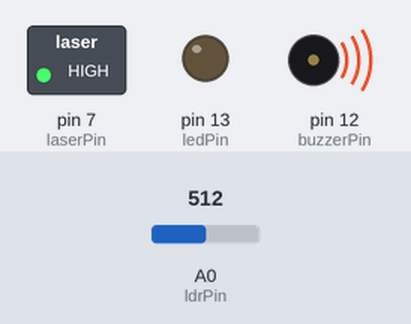
A sketch run on a simulated Arduino Uno, built with avr-gcc and run on an emulated ATmega328P. On the bench: switched loads named in the sketch (green lamp = pin HIGH), output pins drawn as LEDs (lit = HIGH), buzzer (waves = sounding). The inputs (shaded band) are chosen by the test bench; at power-on: A0 (ldrPin) = 512. The modem accepts every AT command (registered, SIM ready, sends succeed) and sends nothing else; pins used as bus, display or sensor lines are not drawn.

Above: at 10.25 s.
10.3 s: A0 (ldrPin) set to 486
At 15.6 s:
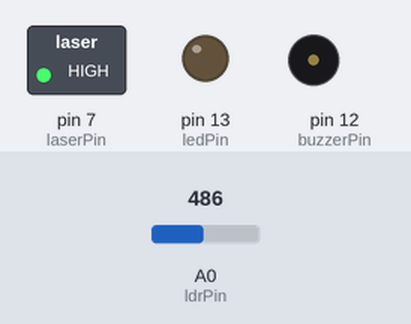
19.7 s: A0 (ldrPin) set to 510
At 19.89 s:
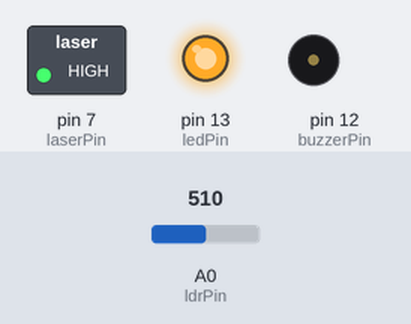
30.6 s: A0 (ldrPin) set to 490
At 30.77 s:
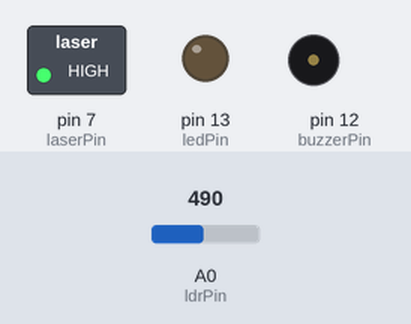
40.0 s: A0 (ldrPin) set to 511
At 49.53 s:
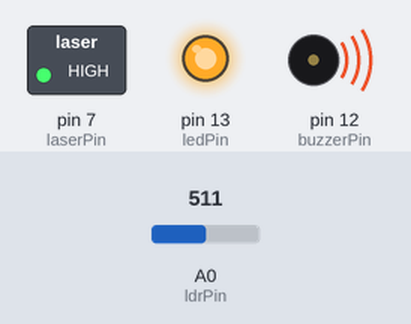
Timing chart, 0 to 50.4 s (numbered marks = the images above; inputs shaded):
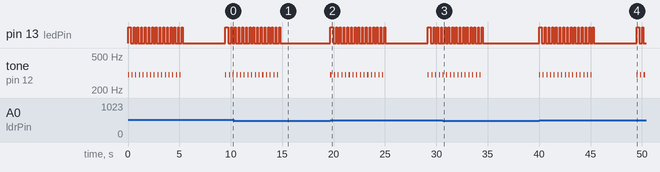

Measured:
- the behaviour switches between 500 and 499 on A0 (ldrPin) (found by bisection; images 0 and 1)
- after the input at 10.3 s, pin 13 (ledPin): goes on until 14.8 s, then stays LOW; tone on pin 12 (buzzerPin): goes on until 14.6 s, then stays silent
- after the input at 19.7 s, pin 13 (ledPin): goes HIGH 0.28 s, 14 × (LOW 0.28 s, HIGH 0.08 s), LOW 4.2 s, HIGH 0.28 s, 3 × (LOW 0.28 s, HIGH 0.08 s), then LOW, starting at once; tone on pin 12 (buzzerPin): goes 14 × (300 Hz 0.10 s, silent 0.26 s), 300 Hz 0.10 s, silent 4.3 s, 3 × (300 Hz 0.10 s, silent 0.26 s), 300 Hz 0.10 s, then silent, starting at once
- after the input at 30.6 s, pin 13 (ledPin): goes on until 34.5 s, then stays LOW; tone on pin 12 (buzzerPin): goes on until 34.3 s, then stays silent
- by itself, tone on pin 12 (buzzerPin): plays 300 Hz for 0.10 s, 300 Hz for 0.10 s, 300 Hz for 0.10 s, 300 Hz for 0.10 s, 300 Hz for 0.10 s, 300 Hz for 0.10 s … (18 notes in this stretch)

The sketch:

GSM_test_code.ino
```cpp
#include <SoftwareSerial.h>

// Define the pins used for the LED, buzzer, LDR and laser module
const int ledPin = 13;
const int buzzerPin = 12;
const int ldrPin = A0;
const int laserPin = 7;

// Initialize a software serial port to communicate with the SIM900A module
SoftwareSerial gsmSerial(10, 11); // RX, TX

void setup () {
  // Initialize serial communication at 9600 baud rate
  Serial.begin(9600);

  // Initialize the software serial port for the GSM Shield
  gsmSerial.begin(9600);

  // Set the pin modes for the LED, buzzer, LDR and laser module
  pinMode(ledPin, OUTPUT);
  pinMode(buzzerPin, OUTPUT);
  pinMode(ldrPin, INPUT);
  pinMode(laserPin , OUTPUT);

  // Turn on the laser module
  digitalWrite(laserPin, HIGH);
}

void loop() {
  // Read the status of the LDR
  int ldrStatus = analogRead(ldrPin);

  // If LDR status is above 500 (i.e. it's bright), activate the alarm
  if (ldrStatus >= 500) {
    // Turn on the LED
    digitalWrite(ledPin, HIGH);

    // Play the alarm sound and blink the LED
    for (int i = 0; i < 15; i++) {
      // Turn on the buzzer and play a tone at 300Hz
      digitalWrite(buzzerPin, HIGH);
      tone(buzzerPin, 300);
      delay(100);

      // Turn off the buzzer and stop the tone
      digitalWrite(buzzerPin, LOW);
      noTone(buzzerPin);
      delay(100);

      // Blink the LED on and off
      digitalWrite(ledPin, HIGH);
      delay(80);
      digitalWrite(ledPin, LOW);
      delay(80);
    }

    // Turn off the LED
    digitalWrite(ledPin, LOW);

    // Send an SMS notification to the specified number
    gsmSerial.println("AT+CMGF=1"); // set the SMS mode to text
    delay(1000);
    gsmSerial.println("AT+CMGS=\"9841530670\""); // set the destination number
    delay(1000);
    gsmSerial.println("Warning: Burglar alarm has been triggered!"); // set the SMS content
    delay(1000);
    gsmSerial.write((char)26); // send the SMS message
    delay(1000);
  }
}
```
